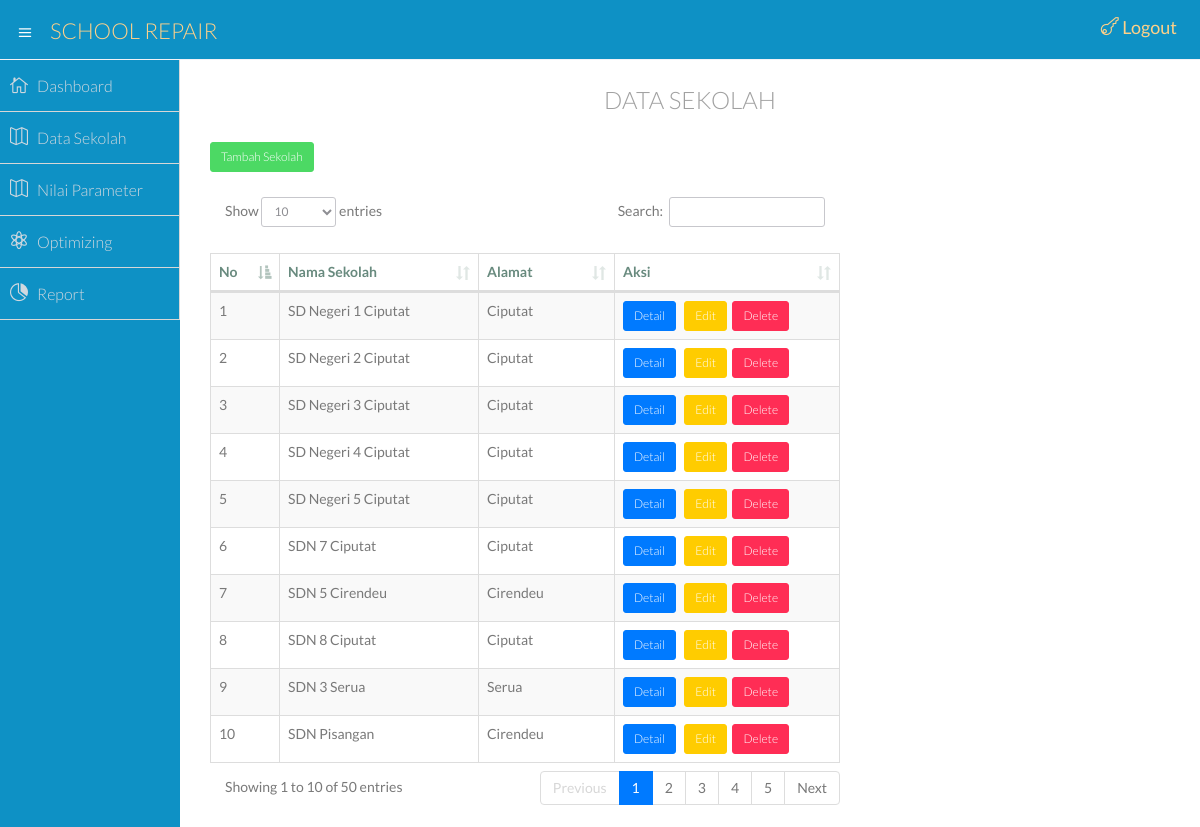
The app's page /index.php/dashboard/data_sekolah with its own data.
### tables this page shows
CREATE TABLE IF NOT EXISTS `identitas_sekolah` (
  `id_sekolah` int(4) NOT NULL,
  `nama_sekolah` varchar(30) NOT NULL,
  `alamat_sekolah` varchar(50) NOT NULL,
  `tingkat_kerusakan` float NOT NULL,
  `lama_rusak` int(5) NOT NULL,
  `kapasitas_sekolah` int(5) NOT NULL,
  `intensitas_perbaikan` int(5) NOT NULL,
  `anggaran_perbaikan` int(15) NOT NULL,
  `kapasitas_lahan` int(5) NOT NULL,
  `jarak_sekolah_lain` int(5) NOT NULL,
  `jumlah_guru` int(5) NOT NULL,
  `jumlah_siswa` int(5) NOT NULL,
  `pertumbuhan_murid` int(5) NOT NULL
);

### application/controllers/dashboard.php (called while the page is built, shortened)
<?php
	class Dashboard extends CI_Controller {
		function __construct(){
			$this->load->model('m_sekolah');
			$this->load->model('m_grafik');
            $this->load->model('m_optimasi');
		}
		function data_sekolah(){
			$data['school'] = $this->m_sekolah->get_sekolah();
			$this->load->view('data_sekolah',$data);
		}
	}

### index.php (called while the page is built, shortened)
<?php
require_once BASEPATH.'core/CodeIgniter.php';

### application/models/m_sekolah.php (called while the page is built, shortened)
<?php if(!defined('BASEPATH')) exit('No direct script access allowed');
	class M_sekolah extends CI_Model{
		public function get_sekolah(){
			$this->db->order_by('id_sekolah','ASC');
			$query = $getData = $this->db->get('identitas_sekolah');
			if($getData->num_rows() > 0)
				return $query;
			else
				return null;
		}
	}

### application/views/data_sekolah.php (the view, shortened to what this page needs)
<?php $this->load->view('element/head'); ?>
<?php $this->load->view('element/header'); ?>
<?php $this->load->view('element/sidebar'); ?>
<?php $this->load->view ('element/tambahan') ?>
 <link rel="stylesheet" type="text/css" href="<?=base_url();?>assets/css/datatables.bootstrap.min.css"/>
	<section id="main-content">
          <section class="wrapper">
          <div class="row">
                <div class="col-lg-12">
                    <h3 class="page-header" align="center"></i>Data Sekolah</h3>
                </div>
            </div>
            <div class="col-sm-8">
            <table id="datasekolah" class="table table-striped table-bordered " >
              <thead>
              <tr>
                <th>No</th>
                <th>Nama Sekolah</th>
                <th>Alamat </th>
                <th>Aksi </th>
              </tr>
            </thead>
                <tbody>
              <?php
                foreach ($school ->result() as $row):?>
                <tr>
                  <td><?php echo($row->id_sekolah);?></td>
                  <td><?php echo($row->nama_sekolah);?></td>
                  <td><?php echo($row->alamat_sekolah);?></td>
                  <td><a href= '<?=base_url();?>dashboard/detail_sekolah/<?=$row->id_sekolah;?>' class="btn btn-primary btn-sm">Detail</a>
                    <a href='<?=base_url();?>dashboard/edit_sekolah/<?=$row->id_sekolah;?>' class="btn btn-warning btn-sm">Edit</a>
                    &nbsp;<a href="<?=base_url();?>dashboard/delete_sekolah/<?=$row->id_sekolah;?>" class="btn btn-danger btn-sm" onclick="return confirm('Hapus data ini ? ')">Delete</a></td>
                </tr>
              <?php endforeach; ?>
              </tbody>
              <div class="btn-group btn-group-sm">
             <a type="button" class="btn btn-success" href="<?php echo base_url()?>dashboard/tambah_sekolah">Tambah Sekolah</a></div></p>
            </table>
          </div>
        </section>
    </section>
<?php $this->load->view('element/js'); ?>

### application/views/element/head.php (shortened to what this page needs)
<!DOCTYPE html>
<html lang="en">
  <head>
    <link href="<?php echo base_url();?>assets/css/bootstrap.min.css" rel="stylesheet">
    <link href="<?php echo base_url();?>assets/css/bootstrap-theme.css" rel="stylesheet">
    <link href="<?php echo base_url();?>assets/css/elegant-icons-style.css" rel="stylesheet" />
    <link href="<?php echo base_url();?>assets/css/font-awesome.min.css" rel="stylesheet" />
    <link href="<?php echo base_url();?>assets/css/style.css" rel="stylesheet">
    <link href="<?php echo base_url();?>assets/css/style-responsive.css" rel="stylesheet" />
    <link href="<?php echo base_url();?>assets/css/add.css" rel="stylesheet" />
  </head>

### application/views/element/header.php (shortened to what this page needs)
<body>
  <section id="container" class="">
      <header class="header dark-bg">
            <div class="toggle-nav">
                <div class="icon-reorder tooltips" data-original-title="Toggle Navigation" data-placement="bottom"><i class="icon_menu"></i></div>
            </div>
            <a href="index.html" class="logo">School <span class="lite">Repair</span></a>
            <div class="top-nav notification-row">
                <ul class="nav pull-right top-menu">
                    <li class="dropdown">
                                <a href="<?=base_url('login/logout');?>"><i class="icon_key_alt"></i> Logout</a>
                    </li>
                </ul>
            </div>
      </header>

### application/views/element/sidebar.php (shortened to what this page needs)
<aside>
    <div id="sidebar"  class="nav-collapse ">
        <ul class="sidebar-menu">
            <li class="">
                <a class="" href="<?php echo base_url()?>dashboard">
                    <i class="icon_house_alt"></i>
                    <span>Dashboard</span>
                </a>
            </li>
            <li class="">
                <a class="" href="<?php echo base_url()?>dashboard/data_sekolah">
                    <i class="icon_map_alt"></i>
                    <span>Data Sekolah</span>
                </a>
            </li>
            <li class="">
                <a class="" href="<?php echo base_url()?>dashboard/nilai_pv">
                    <i class="icon_map_alt"></i>
                    <span>Nilai Parameter</span>
                </a>
            </li>
            <li>
                <a class="" href="<?php echo base_url()?>nilai" class="">
                    <i class="icon_genius"></i>
                    <span>Optimizing</span>
                </a>
            </li>
          <li>
                <a class="" href="<?php echo base_url()?>report">
                    <i class="icon_piechart"></i>
                    <span>Report</span>
                </a>
            </li>
        </ul>
    </div>
</aside>

### application/views/element/tambahan.php
<link href="<?php echo base_url();?>assets/css/add.css" rel="stylesheet">

### application/views/element/js.php (shortened to what this page needs)
</section>
	<link rel="stylesheet" type="text/css" href="<?php echo base_url();?>assets/css/bootstrap.min.css">
  <link rel="stylesheet" type="text/css" href="<?php echo base_url();?>assets/css/dataTables.bootstrap.css">
  </body>
</html>

### records on screen
identitas_sekolah: id_sekolah "1", nama_sekolah "SD Negeri 1 Ciputat", alamat_sekolah "Ciputat"
identitas_sekolah: id_sekolah "2", nama_sekolah "SD Negeri 2 Ciputat", alamat_sekolah "Ciputat"
identitas_sekolah: id_sekolah "3", nama_sekolah "SD Negeri 3 Ciputat", alamat_sekolah "Ciputat"
identitas_sekolah: id_sekolah "4", nama_sekolah "SD Negeri 4 Ciputat", alamat_sekolah "Ciputat"
identitas_sekolah: id_sekolah "5", nama_sekolah "SD Negeri 5 Ciputat", alamat_sekolah "Ciputat"
identitas_sekolah: id_sekolah "6", nama_sekolah "SDN 7 Ciputat", alamat_sekolah "Ciputat"
identitas_sekolah: id_sekolah "7", nama_sekolah "SDN 5 Cirendeu", alamat_sekolah "Cirendeu"
identitas_sekolah: id_sekolah "8", nama_sekolah "SDN 8 Ciputat", alamat_sekolah "Ciputat"
identitas_sekolah: id_sekolah "9", nama_sekolah "SDN 3 Serua", alamat_sekolah "Serua"
identitas_sekolah: id_sekolah "10", nama_sekolah "SDN Pisangan", alamat_sekolah "Cirendeu"
